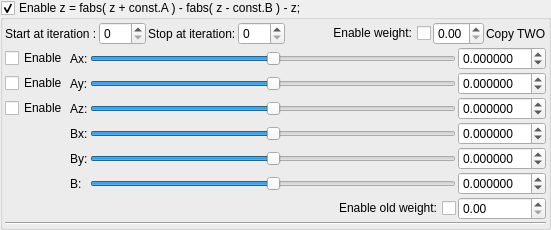
    <widget class="MyGroupBox" name="groupCheck_mandelbulb5_fabsFormulaAB2_enabled">
     <property name="title">
      <string>Enable z = fabs( z + const.A ) - fabs( z - const.B ) - z; </string>
     </property>
     <property name="checkable">
      <bool>true</bool>
     </property>
     <layout class="QVBoxLayout" name="verticalLayout_20" stretch="0,0,0">
      <property name="spacing">
       <number>2</number>
      </property>
      <property name="leftMargin">
       <number>2</number>
      </property>
      <property name="topMargin">
       <number>2</number>
      </property>
      <property name="rightMargin">
       <number>2</number>
      </property>
      <property name="bottomMargin">
       <number>2</number>
      </property>
      <item>
       <layout class="QGridLayout" name="gridLayout_33">
        <property name="spacing">
         <number>2</number>
        </property>
        <item row="0" column="5">
         <widget class="QCheckBox" name="checkBox_mandelbulb5_fabsFormulaAB2_weight_enabled">
          <property name="layoutDirection">
           <enum>Qt::RightToLeft</enum>
          </property>
          <property name="text">
           <string>Enable weight:</string>
          </property>
         </widget>
        </item>
        <item row="0" column="3">
         <widget class="MySpinBox" name="spinboxInt_mandelbulb5_fabsFormulaAB2_stop_iterations">
          <property name="sizePolicy">
           <sizepolicy hsizetype="Minimum" vsizetype="Maximum">
            <horstretch>0</horstretch>
            <verstretch>0</verstretch>
           </sizepolicy>
          </property>
          <property name="maximum">
           <number>250</number>
          </property>
         </widget>
        </item>
        <item row="0" column="2">
         <widget class="QLabel" name="label_86">
          <property name="text">
           <string>Stop at iteration:</string>
          </property>
         </widget>
        </item>
        <item row="0" column="1">
         <widget class="MySpinBox" name="spinboxInt_mandelbulb5_fabsFormulaAB2_start_iterations">
          <property name="sizePolicy">
           <sizepolicy hsizetype="Minimum" vsizetype="Maximum">
            <horstretch>0</horstretch>
            <verstretch>0</verstretch>
           </sizepolicy>
          </property>
          <property name="maximum">
           <number>250</number>
          </property>
         </widget>
        </item>
        <item row="0" column="0">
         <widget class="QLabel" name="label_87">
          <property name="text">
           <string>Start at iteration :</string>
          </property>
         </widget>
        </item>
        <item row="0" column="8">
         <widget class="QLabel" name="label_118">
          <property name="text">
           <string>Copy TWO</string>
          </property>
         </widget>
        </item>
        <item row="0" column="6">
         <widget class="MyDoubleSpinBox" name="spinbox_mandelbulb5_fabsFormulaAB2_weight">
          <property name="sizePolicy">
           <sizepolicy hsizetype="Minimum" vsizetype="Maximum">
            <horstretch>0</horstretch>
            <verstretch>0</verstretch>
           </sizepolicy>
          </property>
          <property name="decimals">
           <number>2</number>
          </property>
          <property name="minimum">
           <double>0.000000000000000</double>
          </property>
          <property name="maximum">
           <double>1.000000000000000</double>
          </property>
          <property name="singleStep">
           <double>0.100000000000000</double>
          </property>
         </widget>
        </item>
        <item row="0" column="4">
         <spacer name="horizontalSpacer_18">
          <property name="orientation">
           <enum>Qt::Horizontal</enum>
          </property>
          <property name="sizeHint" stdset="0">
           <size>
            <width>40</width>
            <height>20</height>
           </size>
          </property>
         </spacer>
        </item>
       </layout>
      </item>
      <item>
       <layout class="QGridLayout" name="gridLayout_34">
        <property name="spacing">
         <number>2</number>
        </property>
        <item row="0" column="1">
         <widget class="QLabel" name="label_89">
          <property name="text">
           <string>Ax:</string>
          </property>
         </widget>
        </item>
        <item row="1" column="0">
         <widget class="QCheckBox" name="checkBox_mandelbulb5_fabsFormulaAB2_enabled_y">
          <property name="text">
           <string>Enable</string>
          </property>
         </widget>
        </item>
        <item row="3" column="3">
         <widget class="MyDoubleSpinBox" name="spinbox3_mandelbulb5_fabsFormulaAB2B_x">
          <property name="sizePolicy">
           <sizepolicy hsizetype="Minimum" vsizetype="Maximum">
            <horstretch>0</horstretch>
            <verstretch>0</verstretch>
           </sizepolicy>
          </property>
          <property name="prefix">
           <string/>
          </property>
          <property name="decimals">
           <number>6</number>
          </property>
          <property name="minimum">
           <double>-99.989999999999995</double>
          </property>
          <property name="singleStep">
           <double>0.100000000000000</double>
          </property>
         </widget>
        </item>
        <item row="5" column="3">
         <widget class="MyDoubleSpinBox" name="spinbox3_mandelbulb5_fabsFormulaAB2B_z">
          <property name="sizePolicy">
           <sizepolicy hsizetype="Minimum" vsizetype="Maximum">
            <horstretch>0</horstretch>
            <verstretch>0</verstretch>
           </sizepolicy>
          </property>
          <property name="decimals">
           <number>6</number>
          </property>
          <property name="minimum">
           <double>-99.989999999999995</double>
          </property>
          <property name="maximum">
           <double>99.989999999999995</double>
          </property>
          <property name="singleStep">
           <double>0.100000000000000</double>
          </property>
         </widget>
        </item>
        <item row="0" column="0">
         <widget class="QCheckBox" name="checkBox_mandelbulb5_fabsFormulaAB2_enabled_x">
          <property name="text">
           <string>Enable</string>
          </property>
         </widget>
        </item>
        <item row="0" column="3">
         <widget class="MyDoubleSpinBox" name="spinbox3_mandelbulb5_fabsFormulaAB2A_x">
          <property name="sizePolicy">
           <sizepolicy hsizetype="Minimum" vsizetype="Maximum">
            <horstretch>0</horstretch>
            <verstretch>0</verstretch>
           </sizepolicy>
          </property>
          <property name="prefix">
           <string/>
          </property>
          <property name="decimals">
           <number>6</number>
          </property>
          <property name="minimum">
           <double>-99.989999999999995</double>
          </property>
          <property name="singleStep">
           <double>0.100000000000000</double>
          </property>
         </widget>
        </item>
        <item row="0" column="2">
         <widget class="QSlider" name="slider3_mandelbulb5_fabsFormulaAB2A_x">
          <property name="sizePolicy">
           <sizepolicy hsizetype="Expanding" vsizetype="Maximum">
            <horstretch>0</horstretch>
            <verstretch>0</verstretch>
           </sizepolicy>
          </property>
          <property name="minimum">
           <number>-5000000</number>
          </property>
          <property name="maximum">
           <number>5000000</number>
          </property>
          <property name="value">
           <number>0</number>
          </property>
          <property name="sliderPosition">
           <number>0</number>
          </property>
          <property name="orientation">
           <enum>Qt::Horizontal</enum>
          </property>
         </widget>
        </item>
        <item row="5" column="1">
         <widget class="QLabel" name="label_119">
          <property name="text">
           <string>B:</string>
          </property>
         </widget>
        </item>
        <item row="5" column="2">
         <widget class="QSlider" name="slider3_mandelbulb5_fabsFormulaAB2B_z">
          <property name="sizePolicy">
           <sizepolicy hsizetype="Expanding" vsizetype="Maximum">
            <horstretch>0</horstretch>
            <verstretch>0</verstretch>
           </sizepolicy>
          </property>
          <property name="minimum">
           <number>-5000000</number>
          </property>
          <property name="maximum">
           <number>5000000</number>
          </property>
          <property name="orientation">
           <enum>Qt::Horizontal</enum>
          </property>
         </widget>
        </item>
        <item row="2" column="2">
         <widget class="QSlider" name="slider3_mandelbulb5_fabsFormulaAB2A_z">
          <property name="sizePolicy">
           <sizepolicy hsizetype="Expanding" vsizetype="Maximum">
            <horstretch>0</horstretch>
            <verstretch>0</verstretch>
           </sizepolicy>
          </property>
          <property name="minimum">
           <number>-5000000</number>
          </property>
          <property name="maximum">
           <number>5000000</number>
          </property>
          <property name="orientation">
           <enum>Qt::Horizontal</enum>
          </property>
         </widget>
        </item>
        <item row="2" column="3">
         <widget class="MyDoubleSpinBox" name="spinbox3_mandelbulb5_fabsFormulaAB2A_z">
          <property name="sizePolicy">
           <sizepolicy hsizetype="Minimum" vsizetype="Maximum">
            <horstretch>0</horstretch>
            <verstretch>0</verstretch>
           </sizepolicy>
          </property>
          <property name="decimals">
           <number>6</number>
          </property>
          <property name="minimum">
           <double>-99.989999999999995</double>
          </property>
          <property name="maximum">
           <double>99.989999999999995</double>
          </property>
          <property name="singleStep">
           <double>0.100000000000000</double>
          </property>
         </widget>
        </item>
        <item row="3" column="1">
         <widget class="QLabel" name="label_121">
          <property name="text">
           <string>Bx:</string>
          </property>
         </widget>
        </item>
        <item row="3" column="2">
         <widget class="QSlider" name="slider3_mandelbulb5_fabsFormulaAB2B_x">
          <property name="sizePolicy">
           <sizepolicy hsizetype="Expanding" vsizetype="Maximum">
            <horstretch>0</horstretch>
            <verstretch>0</verstretch>
           </sizepolicy>
          </property>
          <property name="minimum">
           <number>-5000000</number>
          </property>
          <property name="maximum">
           <number>5000000</number>
          </property>
          <property name="value">
           <number>0</number>
          </property>
          <property name="sliderPosition">
           <number>0</number>
          </property>
          <property name="orientation">
           <enum>Qt::Horizontal</enum>
          </property>
         </widget>
        </item>
        <item row="2" column="1">
         <widget class="QLabel" name="label_90">
          <property name="text">
           <string>Az:</string>
          </property>
         </widget>
        </item>
        <item row="1" column="1">
         <widget class="QLabel" name="label_88">
          <property name="text">
           <string>Ay:</string>
          </property>
         </widget>
        </item>
        <item row="1" column="2">
         <widget class="QSlider" name="slider3_mandelbulb5_fabsFormulaAB2A_y">
          <property name="sizePolicy">
           <sizepolicy hsizetype="Expanding" vsizetype="Maximum">
            <horstretch>0</horstretch>
            <verstretch>0</verstretch>
           </sizepolicy>
          </property>
          <property name="minimum">
           <number>-5000000</number>
          </property>
          <property name="maximum">
           <number>5000000</number>
          </property>
          <property name="orientation">
           <enum>Qt::Horizontal</enum>
          </property>
         </widget>
        </item>
        <item row="4" column="1">
         <widget class="QLabel" name="label_120">
          <property name="text">
           <string>By:</string>
          </property>
         </widget>
        </item>
        <item row="1" column="3">
         <widget class="MyDoubleSpinBox" name="spinbox3_mandelbulb5_fabsFormulaAB2A_y">
          <property name="sizePolicy">
           <sizepolicy hsizetype="Minimum" vsizetype="Maximum">
            <horstretch>0</horstretch>
            <verstretch>0</verstretch>
           </sizepolicy>
          </property>
          <property name="decimals">
           <number>6</number>
          </property>
          <property name="minimum">
           <double>-99.989999999999995</double>
          </property>
          <property name="maximum">
           <double>99.989999999999995</double>
          </property>
          <property name="singleStep">
           <double>0.100000000000000</double>
          </property>
         </widget>
        </item>
        <item row="2" column="0">
         <widget class="QCheckBox" name="checkBox_mandelbulb5_fabsFormulaAB2_enabled_z">
          <property name="text">
           <string>Enable</string>
          </property>
         </widget>
        </item>
        <item row="4" column="2">
         <widget class="QSlider" name="slider3_mandelbulb5_fabsFormulaAB2B_y">
          <property name="sizePolicy">
           <sizepolicy hsizetype="Expanding" vsizetype="Maximum">
            <horstretch>0</horstretch>
            <verstretch>0</verstretch>
           </sizepolicy>
          </property>
          <property name="minimum">
           <number>-5000000</number>
          </property>
          <property name="maximum">
           <number>5000000</number>
          </property>
          <property name="orientation">
           <enum>Qt::Horizontal</enum>
          </property>
         </widget>
        </item>
        <item row="4" column="3">
         <widget class="MyDoubleSpinBox" name="spinbox3_mandelbulb5_fabsFormulaAB2B_y">
          <property name="sizePolicy">
           <sizepolicy hsizetype="Minimum" vsizetype="Maximum">
            <horstretch>0</horstretch>
            <verstretch>0</verstretch>
           </sizepolicy>
          </property>
          <property name="decimals">
           <number>6</number>
          </property>
          <property name="minimum">
           <double>-99.989999999999995</double>
          </property>
          <property name="maximum">
           <double>99.989999999999995</double>
          </property>
          <property name="singleStep">
           <double>0.100000000000000</double>
          </property>
         </widget>
        </item>
        <item row="6" column="3">
         <widget class="MyDoubleSpinBox" name="spinbox_mandelbulb5_fabsFormulaAB2_old_weight">
          <property name="sizePolicy">
           <sizepolicy hsizetype="Minimum" vsizetype="Maximum">
            <horstretch>0</horstretch>
            <verstretch>0</verstretch>
           </sizepolicy>
          </property>
          <property name="decimals">
           <number>2</number>
          </property>
          <property name="minimum">
           <double>0.000000000000000</double>
          </property>
          <property name="maximum">
           <double>2.000000000000000</double>
          </property>
          <property name="singleStep">
           <double>0.100000000000000</double>
          </property>
         </widget>
        </item>
        <item row="6" column="2">
         <widget class="QCheckBox" name="checkBox_mandelbulb5_fabsFormulaAB2_old_weight_enabled">
          <property name="layoutDirection">
           <enum>Qt::RightToLeft</enum>
          </property>
          <property name="text">
           <string>Enable old weight:</string>
          </property>
         </widget>
        </item>
       </layout>
      </item>
      <item>
       <widget class="Line" name="line_9">
        <property name="orientation">
         <enum>Qt::Horizontal</enum>
        </property>
       </widget>
      </item>
     </layout>
    </widget>
